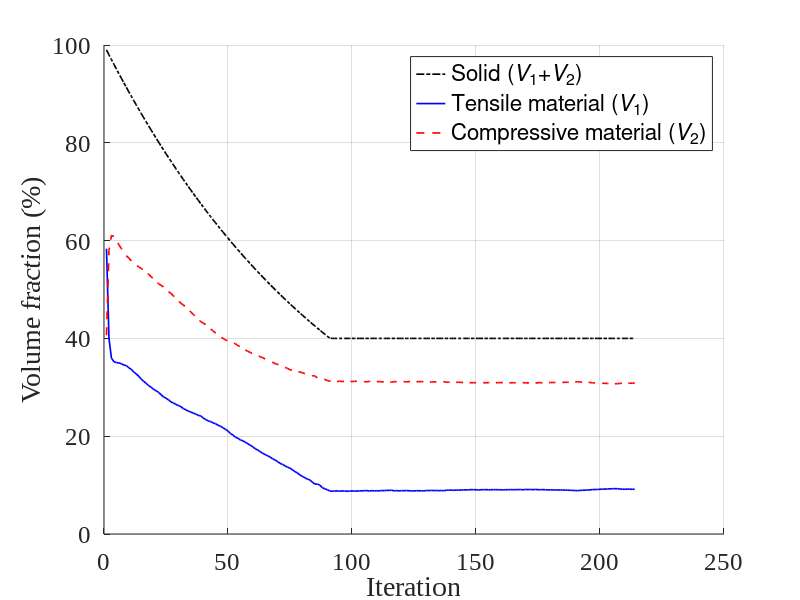

Write MATLAB code to recreate this figure.
clear
clc
% close

%%
SolidVol = load('Fig_7a_SolidVol.txt');
TensVol = load('Fig_7a_TensVol.txt');
CompVol = load('Fig_7a_CompVol.txt');
iteration = 1:1:214;

figure()
hold on
plot(iteration,SolidVol,'k-.','Linewidth',1.2)
plot(iteration,TensVol,'b-','Linewidth',1.2)
plot(iteration,CompVol,'r--','Linewidth',1.2)

xlabel('Iteration')
legend('Solid ({\itV}_1+{\itV}_2)','Tensile material ({\itV}_1)','Compressive material ({\itV}_2)','Location','Northeast')
ylim([0 100])
yticks([0:20:100])
ylabel('Volume fraction (%)')

set(gca,'FontName','Times New Roman','FontSize',18)
set(gcf,'Position',[446   475   560   400])
grid on
